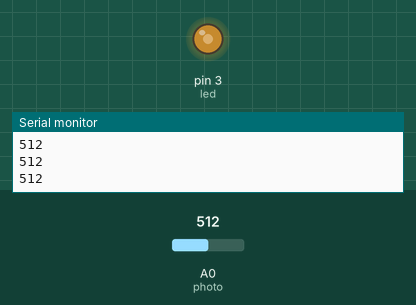
Bench run of a sketch on a simulated Arduino Uno, built with avr-gcc and run on an emulated ATmega328P. Parts: output pins drawn as LEDs (lit = HIGH), the last lines printed to the serial monitor. The test bench sets the inputs (shaded band); at power-on: A0 (photo) = 512.

Above: at 1.2 s.
1.3 s: A0 (photo) set to 306
At 2.5 s:
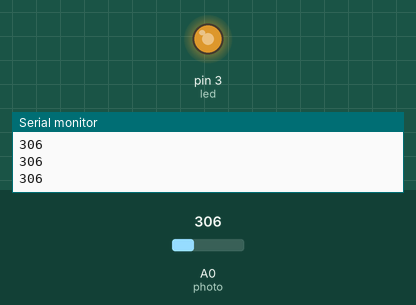
2.8 s: A0 (photo) set to 122
At 3.8 s:
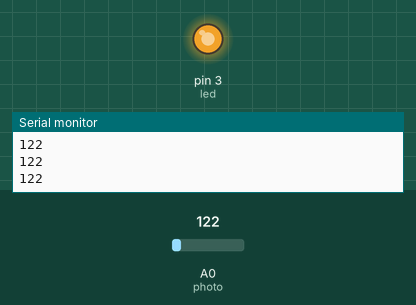
4.3 s: A0 (photo) set to 900
At 4.8 s:
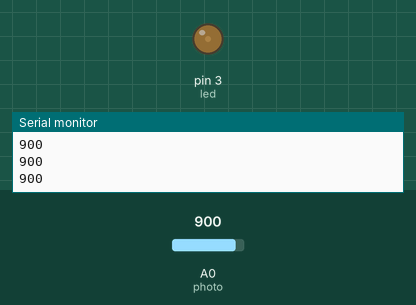
5.8 s: A0 (photo) set to 1023
At 6.1 s:
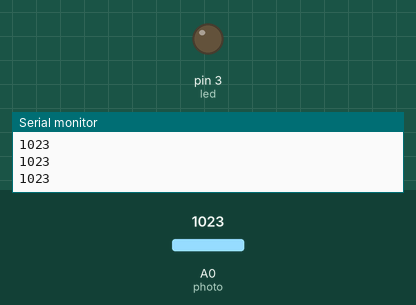
7.3 s: A0 (photo) set to 511
At 8.3 s:
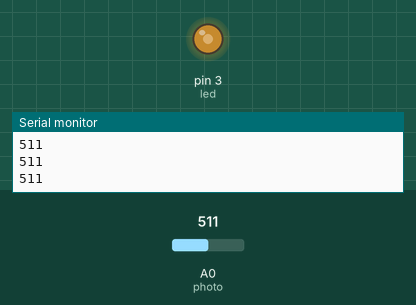
Timing chart, 0 to 9.8 s (numbered marks = the images above; inputs shaded):
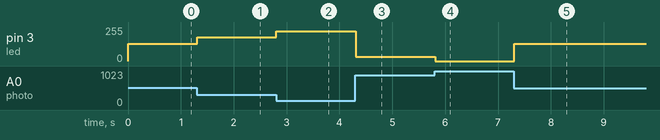

The sketch:

photoresistor.ino
```cpp
const int photo = A0;
const int led = 3;


void setup() {
  pinMode(photo, INPUT);
  pinMode(led, OUTPUT);
  Serial.begin(9600);
}

void loop() {
  int in = analogRead(photo);
  Serial.println(in);
  in = map(in, 0, 1023, 0, 255);
  analogWrite(led, 255-in);
}
```

Measured:
- after the input at 1.3 s, pin 3 (led): 128/255 → 179/255 at once
- after the input at 2.8 s, pin 3 (led): 179/255 → 225/255 at once
- after the input at 4.3 s, pin 3 (led): 225/255 → 31/255 at once
- after the input at 5.8 s, pin 3 (led): 31/255 → 0/255 at once
- after the input at 7.3 s, pin 3 (led): 0/255 → 128/255 at once
